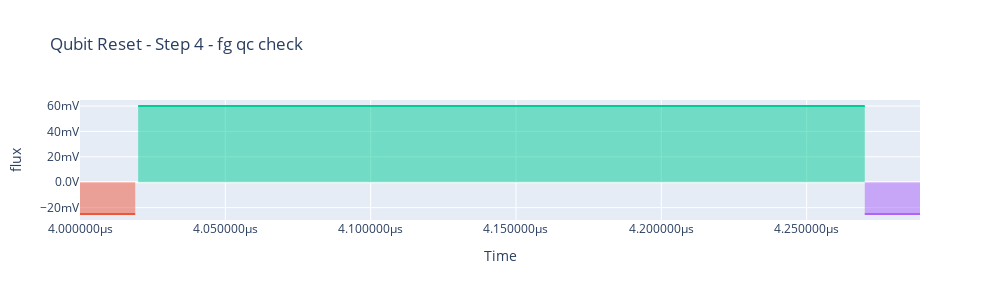

Notebook source saved alongside this figure:
### Code cell
# step 4

sched = Schedule("Qubit Reset - Step 4 - fg qc check")

readout_clock = ClockResource(name="q0.ro", freq=0e9)
sched.add_resource(readout_clock)

# qc_offset = -10
# qc_duration = 0.06e-6
# cr_duration = 0.25e-6
# amp = duration / target_duration* offset
start = sched.add(IdlePulse(duration=4e-6))

qc_t = 20e-9
qc_amp = -0.025

sched.add(
    RampPulse(offset=qc_amp, amp=0, duration=qc_t, port="flux", clock="q0.ro")
)

# for f state
qc_t = 250e-9
qc_amp = 0.06

sched.add(
    RampPulse(offset=qc_amp, amp=0, duration=qc_t, port="flux", clock="q0.ro")
)

qc_t = 20e-9
qc_amp = -0.025

sched.add(
    RampPulse(offset=qc_amp, amp=0, duration=qc_t, port="flux", clock="q0.ro")
)

comp_sched = device_compiler.compile(sched)
comp_sched.plot_pulse_diagram(plot_backend="plotly")

### Figure 1 — Plotly figure (JSON) as saved in the notebook; plotly's stock layout.template omitted (floating-point values rounded to 4 significant figures; data arrays with more than 128 entries replaced by an {"elided": "..."} marker saying what was removed)
{"data": [{"fill": "tozeroy", "hoverinfo": "x+y+name", "hoverlabel": {"namelength": -1}, "legendgroup": "1", "line": {"color": "#EF553B"}, "mode": "lines", "name": "RampPulse, clock: q0.ro", "showlegend": true, "type": "scatter", "x": [4e-06, 4.001e-06, 4.002e-06, 4.003e-06, 4.004e-06, 4.005e-06, 4.006e-06, 4.007e-06, 4.008e-06, 4.009e-06, 4.01e-06, 4.011e-06, 4.012e-06, 4.013e-06, 4.014e-06, 4.015e-06, 4.016e-06, 4.017e-06, 4.018e-06, 4.019e-06], "xaxis": "x", "y": [-0.025, -0.025, -0.025, -0.025, -0.025, -0.025, -0.025, -0.025, -0.025, -0.025, -0.025, -0.025, -0.025, -0.025, -0.025, -0.025, -0.025, -0.025, -0.025, -0.025], "yaxis": "y"}, {"fill": "tozeroy", "hoverinfo": "x+y+name", "hoverlabel": {"namelength": -1}, "legendgroup": "2", "line": {"color": "#00CC96"}, "mode": "lines", "name": "RampPulse, clock: q0.ro", "showlegend": true, "type": "scatter", "x": {"elided": "251 float values"}, "xaxis": "x", "y": {"elided": "251 float values"}, "yaxis": "y"}, {"fill": "tozeroy", "hoverinfo": "x+y+name", "hoverlabel": {"namelength": -1}, "legendgroup": "3", "line": {"color": "#AB63FA"}, "mode": "lines", "name": "RampPulse, clock: q0.ro", "showlegend": true, "type": "scatter", "x": [4.27e-06, 4.271e-06, 4.272e-06, 4.273e-06, 4.274e-06, 4.275e-06, 4.276e-06, 4.277e-06, 4.278e-06, 4.279e-06, 4.28e-06, 4.281e-06, 4.282e-06, 4.283e-06, 4.284e-06, 4.285e-06, 4.286e-06, 4.287e-06, 4.288e-06, 4.289e-06], "xaxis": "x", "y": [-0.025, -0.025, -0.025, -0.025, -0.025, -0.025, -0.025, -0.025, -0.025, -0.025, -0.025, -0.025, -0.025, -0.025, -0.025, -0.025, -0.025, -0.025, -0.025, -0.025], "yaxis": "y"}], "layout": {"height": 300, "showlegend": false, "title": {"text": "Qubit Reset - Step 4 - fg qc check"}, "width": 1000, "xaxis": {"anchor": "y", "domain": [0, 1], "hoverformat": ".3s", "showgrid": true, "tickformat": ".2s", "tickformatstops": [{"dtickrange": [null, 1e-09], "value": ".10s"}, {"dtickrange": [1e-09, 1e-06], "value": ".7s"}, {"dtickrange": [1e-06, 0.001], "value": ".4s"}], "ticksuffix": "s", "title": {"text": "Time"}}, "yaxis": {"anchor": "x", "autorange": true, "domain": [0, 1], "hoverformat": ".3s", "tickformat": ".2s", "ticksuffix": "V", "title": {"text": "flux"}}}}
